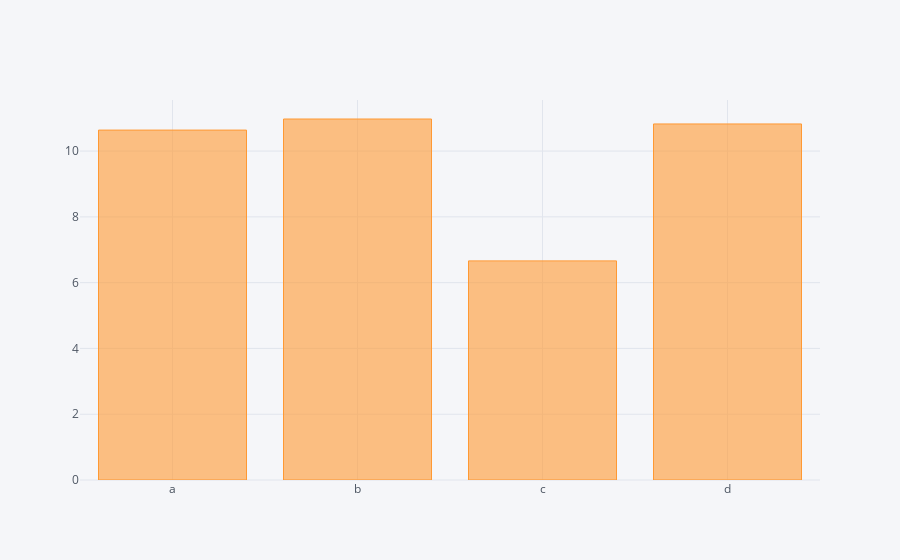

The notebook cell saved with this chart:
### Code cell
df.sum().iplot(kind = 'bar' ) #adds the sum of each colums

### Figure 1 — Plotly figure (JSON) as saved in the notebook; plotly's stock layout.template omitted (floating-point values rounded to 4 significant figures)
{"data": [{"marker": {"color": "rgba(255, 153, 51, 0.6)", "line": {"color": "rgba(255, 153, 51, 1.0)", "width": 1}}, "name": "None", "orientation": "v", "text": "", "type": "bar", "uid": "3608608c-1d35-4ee5-869e-1438e3c2cd01", "x": ["a", "b", "c", "d"], "y": [10.64, 10.98, 6.662, 10.82]}], "layout": {"legend": {"bgcolor": "#F5F6F9", "font": {"color": "#4D5663"}}, "paper_bgcolor": "#F5F6F9", "plot_bgcolor": "#F5F6F9", "title": {"font": {"color": "#4D5663"}}, "xaxis": {"gridcolor": "#E1E5ED", "showgrid": true, "tickfont": {"color": "#4D5663"}, "title": {"font": {"color": "#4D5663"}, "text": ""}, "zerolinecolor": "#E1E5ED"}, "yaxis": {"gridcolor": "#E1E5ED", "showgrid": true, "tickfont": {"color": "#4D5663"}, "title": {"font": {"color": "#4D5663"}, "text": ""}, "zerolinecolor": "#E1E5ED"}}}
